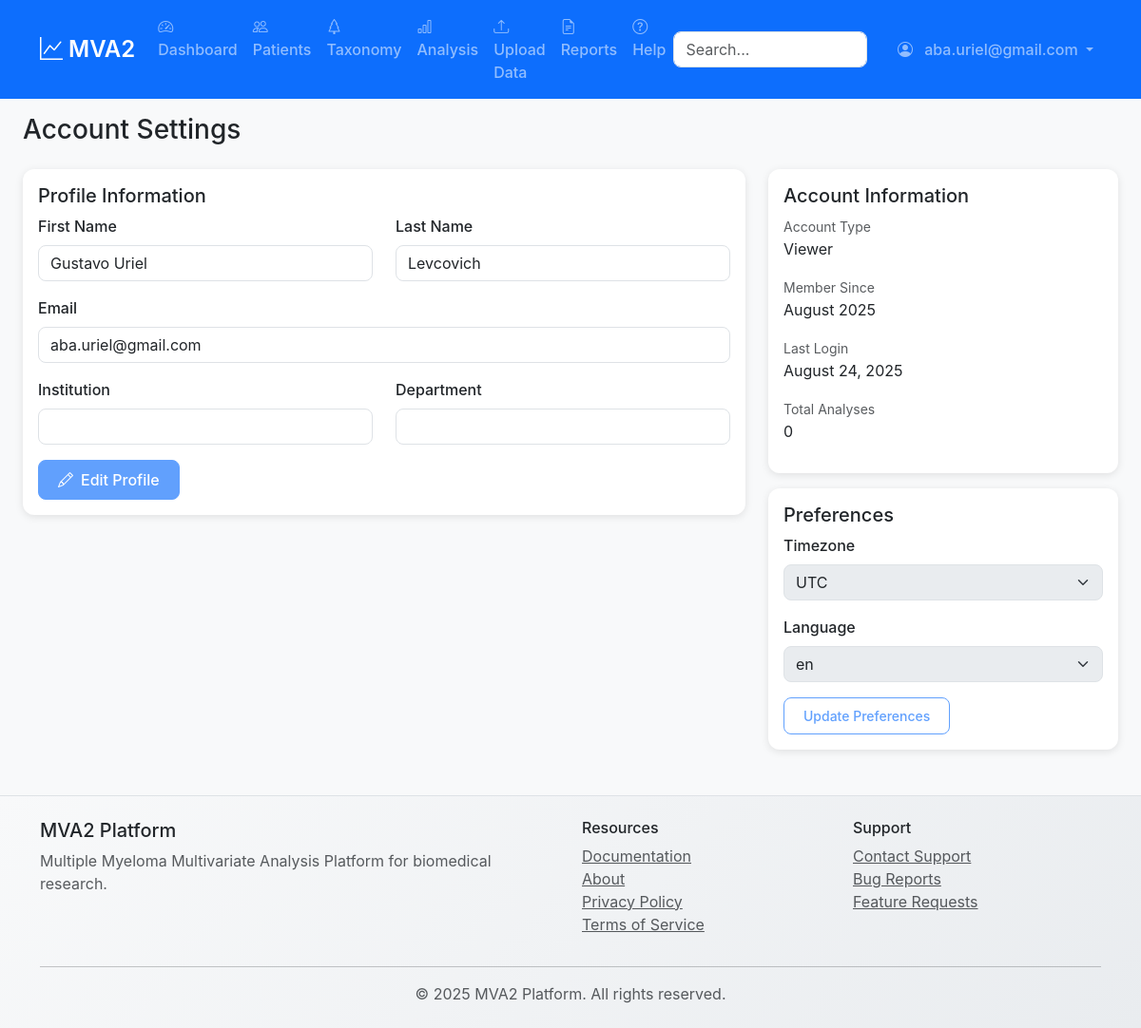
The app's page /settings (signed in), older data.
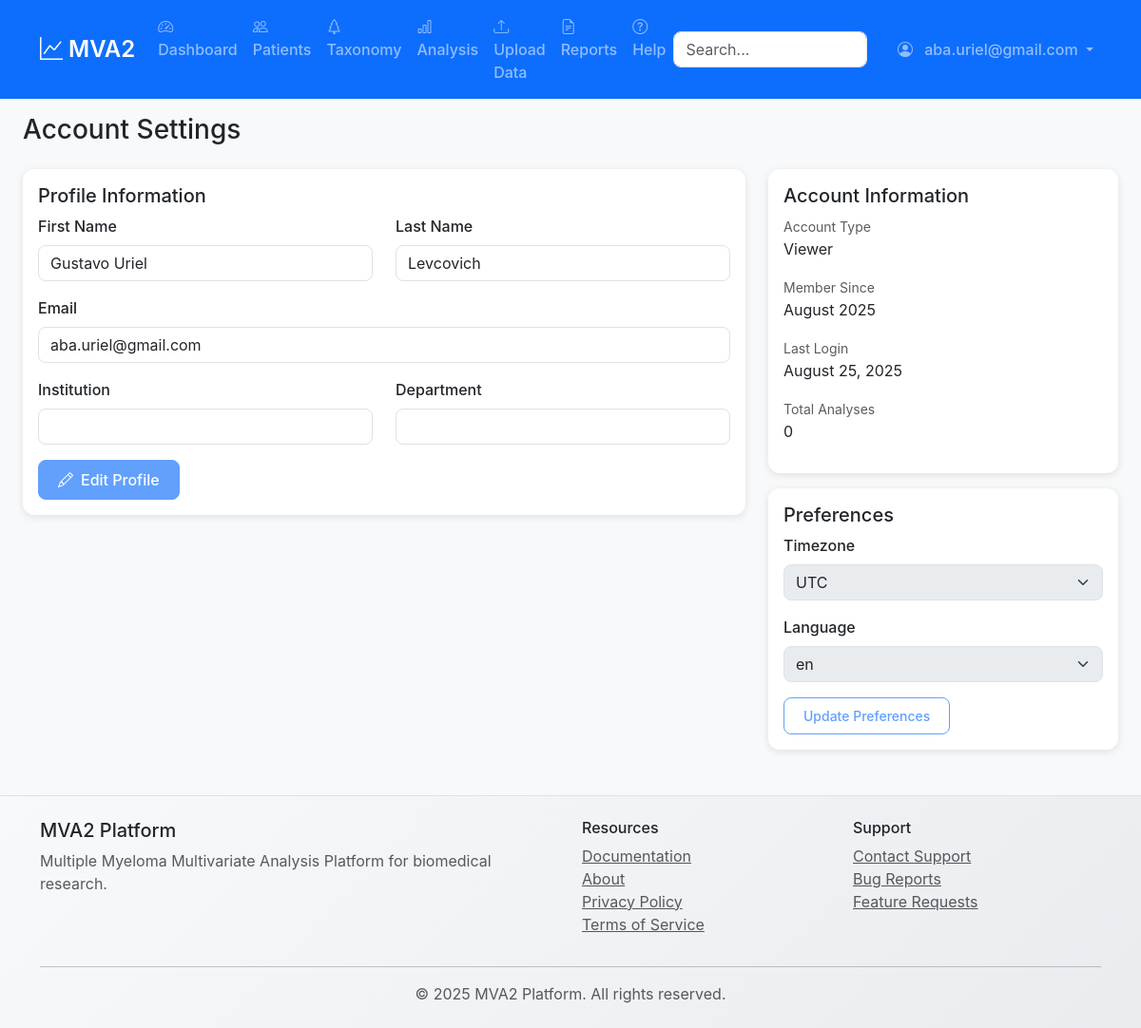
The same page, newer data.
### app/models/user.py (models this page shows, shortened)
class User(UserMixin, db.Model):
  __tablename__ = 'users'
  id = db.Column(db.Integer, primary_key=True)
  email = db.Column(db.String(120), unique=True, nullable=False, index=True)
  username = db.Column(db.String(80), unique=True, nullable=True)
  first_name = db.Column(db.String(50), nullable=True)
  last_name = db.Column(db.String(50), nullable=True)
  profile_picture_url = db.Column(db.String(255), nullable=True)
  institution = db.Column(db.String(100), nullable=True)
  department = db.Column(db.String(100), nullable=True)
  password_hash = db.Column(db.String(255), nullable=True)
  google_id = db.Column(db.String(100), unique=True, nullable=True)
  is_active = db.Column(db.Boolean, default=True, nullable=False)
  is_verified = db.Column(db.Boolean, default=False, nullable=False)
  role = db.Column(db.String(20), default='viewer', nullable=False)
  permissions = db.Column(db.Text, nullable=True)  # JSON string
  failed_login_attempts = db.Column(db.Integer, default=0)
  account_locked_until = db.Column(db.DateTime, nullable=True)
  last_login = db.Column(db.DateTime, nullable=True)
  last_activity = db.Column(db.DateTime, default=datetime.utcnow)
  session_timeout = db.Column(db.Integer, default=1440)  # minutes
  created_at = db.Column(db.DateTime, default=datetime.utcnow, nullable=False)
  updated_at = db.Column(
      db.DateTime, default=datetime.utcnow, onupdate=datetime.utcnow)
  preferences = db.Column(db.Text, nullable=True)  # JSON string
  timezone = db.Column(db.String(50), default='UTC')
  language = db.Column(db.String(10), default='en')
  saved_views = db.Column(db.Text, nullable=True)  # JSON string
  saved_datasets = db.Column(db.Text, nullable=True)  # JSON string
  saved_results = db.Column(db.Text, nullable=True)  # JSON string
  total_analyses = db.Column(db.Integer, default=0)
  last_analysis_date = db.Column(db.DateTime, nullable=True)
  storage_used_mb = db.Column(db.Float, default=0.0)
  analyses = db.relationship('Analysis', backref='user', lazy='dynamic',
                             cascade='all, delete-orphan')
  patients = db.relationship('Patient', backref='owner', lazy='dynamic',
                             cascade='all, delete-orphan')

### app/routes/main.py (the view)
@main_bp.route('/settings')
@login_required
def settings():
  try:
    return render_template('settings.html')
  except Exception as e:
    traceback.print_exc()  # This prints the full traceback
    current_app.logger.error(f"Settings page error: {e}")
    flash(f"Error loading settings: {str(e)}", 'error')
    return redirect(url_for('main.dashboard'))

### app/templates/settings.html (shortened to what this page needs)
{% extends "base.html" %}
{% block content %}
<div class="container-fluid">
    <div class="row">
        <div class="col-12">
            <h1 class="h3 mb-4">Account Settings</h1>
            <div class="row">
                <div class="col-md-8">
                    <div class="card">
                        <div class="card-body">
                            <h5 class="card-title">Profile Information</h5>
                            <form>
                                <div class="row">
                                    <div class="col-md-6 mb-3">
                                        <label for="firstName" class="form-label">First Name</label>
                                        <input type="text" class="form-control" id="firstName" value="{{ current_user.first_name or '' }}" readonly>
                                    </div>
                                    <div class="col-md-6 mb-3">
                                        <label for="lastName" class="form-label">Last Name</label>
                                        <input type="text" class="form-control" id="lastName" value="{{ current_user.last_name or '' }}" readonly>
                                    </div>
                                </div>
                                <div class="mb-3">
                                    <label for="email" class="form-label">Email</label>
                                    <input type="email" class="form-control" id="email" value="{{ current_user.email }}" readonly>
                                </div>
                                <div class="row">
                                    <div class="col-md-6 mb-3">
                                        <label for="institution" class="form-label">Institution</label>
                                        <input type="text" class="form-control" id="institution" value="{{ current_user.institution or '' }}" readonly>
                                    </div>
                                    <div class="col-md-6 mb-3">
                                        <label for="department" class="form-label">Department</label>
                                        <input type="text" class="form-control" id="department" value="{{ current_user.department or '' }}" readonly>
                                    </div>
                                </div>
                                <button type="button" class="btn btn-primary" disabled>
                                    <i class="bi bi-pencil me-2"></i>Edit Profile
                                </button>
                            </form>
                        </div>
                    </div>
                </div>
                <div class="col-md-4">
                    <div class="card">
                        <div class="card-body">
                            <h5 class="card-title">Account Information</h5>
                            <div class="mb-3">
                                <small class="text-muted">Account Type</small>
                                <p class="mb-1">{{ current_user.role.title() if current_user.role else 'Viewer' }}</p>
                            </div>
                            <div class="mb-3">
                                <small class="text-muted">Member Since</small>
                                <p class="mb-1">{{ current_user.created_at.strftime('%B %Y') if current_user.created_at else 'N/A' }}</p>
                            </div>
                            <div class="mb-3">
                                <small class="text-muted">Last Login</small>
                                <p class="mb-1">{{ current_user.last_login.strftime('%B %d, %Y') if current_user.last_login else 'N/A' }}</p>
                            </div>
                            <div class="mb-3">
                                <small class="text-muted">Total Analyses</small>
                                <p class="mb-1">{{ current_user.total_analyses or 0 }}</p>
                            </div>
                        </div>
                    </div>
                    <div class="card mt-3">
                        <div class="card-body">
                            <h5 class="card-title">Preferences</h5>
                            <div class="mb-3">
                                <label for="timezone" class="form-label">Timezone</label>
                                <select class="form-select" id="timezone" disabled>
                                    <option>{{ current_user.timezone or 'UTC' }}</option>
                                </select>
                            </div>
                            <div class="mb-3">
                                <label for="language" class="form-label">Language</label>
                                <select class="form-select" id="language" disabled>
                                    <option>{{ current_user.language or 'English' }}</option>
                                </select>
                            </div>
                            <button type="button" class="btn btn-outline-primary btn-sm" disabled>
                                Update Preferences
                            </button>
                        </div>
                    </div>
                </div>
            </div>
        </div>
    </div>
</div>
{% endblock %}

### app/templates/base.html (shortened to what this page needs)
<!DOCTYPE html>
<html lang="en">
<head>
    <link href="https://cdn.jsdelivr.net/npm/bootstrap@5.3.0/dist/css/bootstrap.min.css" rel="stylesheet">
    <link href="https://cdn.jsdelivr.net/npm/bootstrap-icons@1.10.0/font/bootstrap-icons.css" rel="stylesheet">
    <link href="{{ url_for('static', filename='css/main.css') }}" rel="stylesheet">
</head>
<body>
    <nav class="navbar navbar-expand-lg navbar-dark bg-primary">
        <div class="container">
            <a class="navbar-brand" href="{{ url_for('main.index') }}">
                <i class="bi bi-graph-up"></i> MVA2
            </a>
            <div class="collapse navbar-collapse" id="navbarNav">
                <ul class="navbar-nav me-auto">{% if current_user.is_authenticated %}
                    <li class="nav-item">
                        <a class="nav-link" href="{{ url_for('main.dashboard') }}">
                            <i class="bi bi-speedometer2"></i> Dashboard
                        </a>
                    </li>
                    <li class="nav-item">
                        <a class="nav-link" href="{{ url_for('main.patients') }}">
                            <i class="bi bi-people"></i> Patients
                        </a>
                    </li>
                    <li class="nav-item">
                        <a class="nav-link" href="{{ url_for('main.taxonomy') }}">
                            <i class="bi bi-tree"></i> Taxonomy
                        </a>
                    </li>
                    <li class="nav-item">
                        <a class="nav-link" href="{{ url_for('main.analysis') }}">
                            <i class="bi bi-bar-chart"></i> Analysis
                        </a>
                    </li>
                    <li class="nav-item">
                        <a class="nav-link" href="{{ url_for('main.data_upload') }}">
                            <i class="bi bi-upload"></i> Upload Data
                        </a>
                    </li>
                    <li class="nav-item">
                        <a class="nav-link" href="{{ url_for('main.reports') }}">
                            <i class="bi bi-file-earmark-text"></i> Reports
                        </a>
                    </li>
                    {% endif %}<li class="nav-item">
                        <a class="nav-link" href="{{ url_for('main.health') }}">
                            <i class="bi bi-question-circle"></i> Help
                        </a>
                    </li>
                </ul>
                {% if current_user.is_authenticated %}
                <div class="d-flex me-3">
                    <input class="form-control me-2" type="search" placeholder="Search..." id="globalSearch">
                </div>
                {% endif %}
                <ul class="navbar-nav">
                    {% if current_user.is_authenticated %}
                    <li class="nav-item dropdown">
                        <a class="nav-link dropdown-toggle" href="#" id="navbarDropdown" role="button" data-bs-toggle="dropdown">
                            {% if current_user.profile_picture %}
                            <img src="{{ current_user.profile_picture }}" alt="Profile" class="rounded-circle me-2" width="24" height="24">
                            {% else %}
                            <i class="bi bi-person-circle me-2"></i>
                            {% endif %}
                            {{ current_user.name or current_user.email }}
                        </a>
                    </li>
                    {% else %}
                    <li class="nav-item">
                        <a href="/auth/google" class="btn btn-outline-light">
                            <i class="bi bi-google"></i> Sign In
                        </a>
                    </li>
                    {% endif %}
                </ul>
            </div>
        </div>
    </nav>
    <main class="container-fluid mt-3">
        {% block content %}{% endblock %}
    </main>
    <footer class="bg-light mt-5 py-4">
        <div class="container">
            <div class="row">
                <div class="col-md-6">
                    <h5>MVA2 Platform</h5>
                    <p class="text-muted">Multiple Myeloma Multivariate Analysis Platform for biomedical research.</p>
                </div>
                <div class="col-md-3">
                    <h6>Resources</h6>
                    <ul class="list-unstyled">
                        <li><a href="{{ url_for('main.health') }}" class="text-muted">Documentation</a></li>
                        <li><a href="{{ url_for('main.about') }}" class="text-muted">About</a></li>
                        <li><a href="{{ url_for('main.contact') }}" class="text-muted">Privacy Policy</a></li>
                        <li><a href="{{ url_for('main.index') }}" class="text-muted">Terms of Service</a></li>
                    </ul>
                </div>
                <div class="col-md-3">
                    <h6>Support</h6>
                    <ul class="list-unstyled">
                        <li><a href="#" class="text-muted">Contact Support</a></li>
                        <li><a href="#" class="text-muted">Bug Reports</a></li>
                        <li><a href="#" class="text-muted">Feature Requests</a></li>
                    </ul>
                </div>
            </div>
            <hr>
            <div class="row">
                <div class="col-12 text-center">
                    <p class="text-muted mb-0">&copy; {{ current_year }} MVA2 Platform. All rights reserved.</p>
                </div>
            </div>
        </div>
    </footer>
</body>
</html>

### app/static/css/main.css (style rules this page uses)
:root { --primary-color: #0d6efd; --secondary-color: #6c757d; --success-color: #198754; --info-color: #0dcaf0; --warning-color: #ffc107; --danger-color: #dc3545; --light-color: #f8f9fa; --dark-color: #212529; }
body { font-family: 'Inter', -apple-system, BlinkMacSystemFont, 'Segoe UI', Roboto, sans-serif; background-color: #f8f9fa; }
.navbar-brand { font-weight: 600; font-size: 1.5rem; }
.navbar-nav .nav-link { font-weight: 500; transition: color 0.3s ease; }
.card { border: none; border-radius: 12px; box-shadow: 0 2px 8px rgba(0, 0, 0, 0.1); transition: transform 0.2s ease, box-shadow 0.2s ease; }
.btn { border-radius: 8px; font-weight: 500; padding: 0.5rem 1.25rem; transition: all 0.3s ease; }
.form-control, .form-select { border-radius: 8px; border: 1px solid #dee2e6; transition: all 0.3s ease; }
.form-label { font-weight: 500; color: var(--dark-color); margin-bottom: 0.5rem; }
footer { background: linear-gradient(135deg, #f8f9fa, #e9ecef); border-top: 1px solid #dee2e6; }

Row changes from the older to the newer data that the page shows:
changed User "aba.uriel@gmail.com": last_login "August 24, 2025" → "August 25, 2025"
